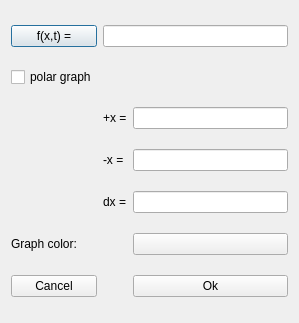
<?xml version="1.0" encoding="UTF-8"?>
<ui version="4.0">
 <class>Graph2D_AddNew_gui</class>
 <widget class="QDialog" name="Graph2D_AddNew_gui">
  <property name="geometry">
   <rect>
    <x>0</x>
    <y>0</y>
    <width>299</width>
    <height>323</height>
   </rect>
  </property>
  <property name="windowTitle">
   <string>New Graph 2D</string>
  </property>
  <property name="windowIcon">
   <iconset resource="../mathgraphica.qrc">
    <normaloff>:/images/images/graf2d.png</normaloff>:/images/images/graf2d.png</iconset>
  </property>
  <layout class="QGridLayout" name="gridLayout">
   <item row="0" column="0">
    <widget class="QPushButton" name="pushButton_fx">
     <property name="sizePolicy">
      <sizepolicy hsizetype="Minimum" vsizetype="Fixed">
       <horstretch>0</horstretch>
       <verstretch>0</verstretch>
      </sizepolicy>
     </property>
     <property name="text">
      <string>f(x,t) =</string>
     </property>
    </widget>
   </item>
   <item row="0" column="1" colspan="2">
    <widget class="QLineEdit" name="lineEdit_expression">
     <property name="sizePolicy">
      <sizepolicy hsizetype="Minimum" vsizetype="Fixed">
       <horstretch>0</horstretch>
       <verstretch>0</verstretch>
      </sizepolicy>
     </property>
     <property name="readOnly">
      <bool>false</bool>
     </property>
    </widget>
   </item>
   <item row="1" column="0">
    <widget class="QCheckBox" name="checkBox_polarGraph">
     <property name="text">
      <string>polar graph</string>
     </property>
    </widget>
   </item>
   <item row="2" column="0" rowspan="3">
    <widget class="QLabel" name="label">
     <property name="text">
      <string/>
     </property>
     <property name="pixmap">
      <pixmap resource="../mathgraphica.qrc">:/images/images/graf_2D.png</pixmap>
     </property>
    </widget>
   </item>
   <item row="2" column="1">
    <widget class="QLabel" name="label_4">
     <property name="text">
      <string>+x =</string>
     </property>
    </widget>
   </item>
   <item row="2" column="2">
    <widget class="QLineEdit" name="lineEdit_xmax"/>
   </item>
   <item row="3" column="1">
    <widget class="QLabel" name="label_5">
     <property name="text">
      <string>-x =</string>
     </property>
    </widget>
   </item>
   <item row="3" column="2">
    <widget class="QLineEdit" name="lineEdit_xmin"/>
   </item>
   <item row="4" column="1">
    <widget class="QLabel" name="label_6">
     <property name="text">
      <string>dx =</string>
     </property>
    </widget>
   </item>
   <item row="4" column="2">
    <widget class="QLineEdit" name="lineEdit_dx"/>
   </item>
   <item row="5" column="0">
    <widget class="QLabel" name="label_8">
     <property name="sizePolicy">
      <sizepolicy hsizetype="Preferred" vsizetype="Maximum">
       <horstretch>0</horstretch>
       <verstretch>0</verstretch>
      </sizepolicy>
     </property>
     <property name="text">
      <string>Graph color:</string>
     </property>
    </widget>
   </item>
   <item row="5" column="2">
    <widget class="QPushButton" name="pushButton_color2D">
     <property name="sizePolicy">
      <sizepolicy hsizetype="Expanding" vsizetype="Fixed">
       <horstretch>0</horstretch>
       <verstretch>0</verstretch>
      </sizepolicy>
     </property>
     <property name="text">
      <string/>
     </property>
    </widget>
   </item>
   <item row="6" column="2">
    <widget class="QPushButton" name="pushButton_Ok">
     <property name="text">
      <string>Ok</string>
     </property>
    </widget>
   </item>
   <item row="6" column="0">
    <widget class="QPushButton" name="pushButton_cancel">
     <property name="text">
      <string>Cancel</string>
     </property>
    </widget>
   </item>
  </layout>
 </widget>
 <tabstops>
  <tabstop>pushButton_Ok</tabstop>
  <tabstop>pushButton_cancel</tabstop>
  <tabstop>pushButton_fx</tabstop>
  <tabstop>lineEdit_expression</tabstop>
  <tabstop>checkBox_polarGraph</tabstop>
  <tabstop>lineEdit_xmax</tabstop>
  <tabstop>lineEdit_xmin</tabstop>
  <tabstop>lineEdit_dx</tabstop>
  <tabstop>pushButton_color2D</tabstop>
 </tabstops>
 <resources>
  <include location="../mathgraphica.qrc"/>
 </resources>
 <connections/>
</ui>
